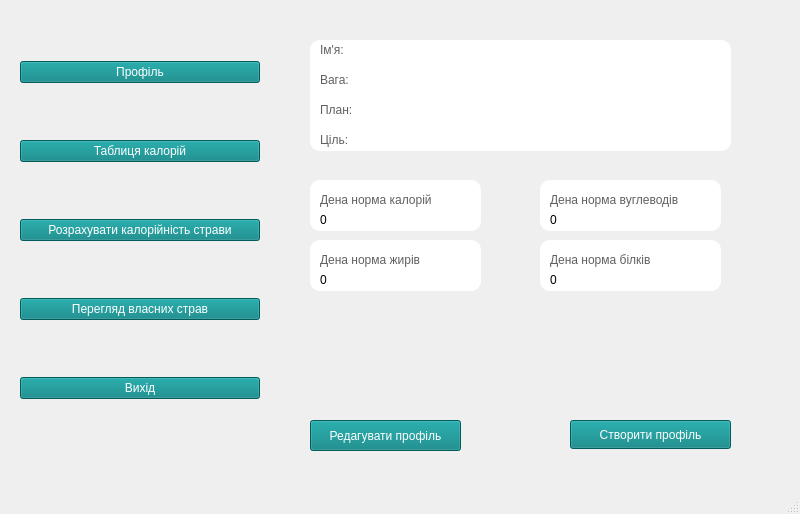
<?xml version="1.0" encoding="UTF-8"?>
<ui version="4.0">
 <class>MainWindow</class>
 <widget class="QMainWindow" name="MainWindow">
  <property name="geometry">
   <rect>
    <x>0</x>
    <y>0</y>
    <width>800</width>
    <height>514</height>
   </rect>
  </property>
  <property name="windowTitle">
   <string>MainWindow</string>
  </property>
  <property name="styleSheet">
   <string notr="true"/>
  </property>
  <widget class="QWidget" name="centralwidget">
   <widget class="QWidget" name="verticalLayoutWidget">
    <property name="geometry">
     <rect>
      <x>20</x>
      <y>10</y>
      <width>240</width>
      <height>441</height>
     </rect>
    </property>
    <layout class="QVBoxLayout" name="verticalLayout_forMainButton">
     <item>
      <widget class="QPushButton" name="pushButton_changeProfilePage">
       <property name="styleSheet">
        <string notr="true">background-color: #008080;
color: white;</string>
       </property>
       <property name="text">
        <string>Профіль</string>
       </property>
      </widget>
     </item>
     <item>
      <widget class="QPushButton" name="pushButton_openCaloriTableWindow">
       <property name="styleSheet">
        <string notr="true">background-color: #008080;
color: white;</string>
       </property>
       <property name="text">
        <string>Таблиця калорій</string>
       </property>
      </widget>
     </item>
     <item>
      <widget class="QPushButton" name="pushButton_openCalorieCalcWindow">
       <property name="styleSheet">
        <string notr="true">background-color: #008080;
color: white;</string>
       </property>
       <property name="text">
        <string>Розрахувати калорійність страви</string>
       </property>
      </widget>
     </item>
     <item>
      <widget class="QPushButton" name="pushButton_changeDishViewPage">
       <property name="styleSheet">
        <string notr="true">background-color: #008080;
color: white;</string>
       </property>
       <property name="text">
        <string>Перегляд власних страв</string>
       </property>
      </widget>
     </item>
     <item>
      <widget class="QPushButton" name="pushButton_closeApp">
       <property name="styleSheet">
        <string notr="true">background-color: #008080;
color: white;</string>
       </property>
       <property name="text">
        <string>Вихід</string>
       </property>
      </widget>
     </item>
    </layout>
   </widget>
   <widget class="QStackedWidget" name="stackedWidget_Main">
    <property name="geometry">
     <rect>
      <x>300</x>
      <y>30</y>
      <width>451</width>
      <height>441</height>
     </rect>
    </property>
    <property name="styleSheet">
     <string notr="true"/>
    </property>
    <property name="currentIndex">
     <number>0</number>
    </property>
    <widget class="QWidget" name="profile_page">
     <widget class="QPushButton" name="pushButton_changeCreateProfilePage">
      <property name="geometry">
       <rect>
        <x>270</x>
        <y>390</y>
        <width>161</width>
        <height>29</height>
       </rect>
      </property>
      <property name="styleSheet">
       <string notr="true">background-color: #008080;
color: white;</string>
      </property>
      <property name="text">
       <string>Створити профіль</string>
      </property>
     </widget>
     <widget class="QPushButton" name="pushButton_changeEditProfilePage">
      <property name="geometry">
       <rect>
        <x>10</x>
        <y>390</y>
        <width>151</width>
        <height>31</height>
       </rect>
      </property>
      <property name="styleSheet">
       <string notr="true">background-color: #008080;
color: white;</string>
      </property>
      <property name="text">
       <string>Редагувати профіль</string>
      </property>
      <property name="checkable">
       <bool>false</bool>
      </property>
     </widget>
     <widget class="QFrame" name="frame">
      <property name="geometry">
       <rect>
        <x>10</x>
        <y>10</y>
        <width>421</width>
        <height>111</height>
       </rect>
      </property>
      <property name="styleSheet">
       <string notr="true"> background-color: white;
 border: 2px solid #CCCCCC; 
border-radius: 10px;
border: none;</string>
      </property>
      <property name="frameShape">
       <enum>QFrame::StyledPanel</enum>
      </property>
      <property name="frameShadow">
       <enum>QFrame::Raised</enum>
      </property>
      <widget class="QLabel" name="label_Name">
       <property name="geometry">
        <rect>
         <x>10</x>
         <y>0</y>
         <width>63</width>
         <height>20</height>
        </rect>
       </property>
       <property name="styleSheet">
        <string notr="true">color: #606060</string>
       </property>
       <property name="text">
        <string>Ім'я:</string>
       </property>
      </widget>
      <widget class="QLabel" name="profileNamelabel">
       <property name="geometry">
        <rect>
         <x>60</x>
         <y>0</y>
         <width>121</width>
         <height>20</height>
        </rect>
       </property>
       <property name="styleSheet">
        <string notr="true">color: 000000</string>
       </property>
       <property name="text">
        <string/>
       </property>
      </widget>
      <widget class="QLabel" name="label_Weight">
       <property name="geometry">
        <rect>
         <x>10</x>
         <y>30</y>
         <width>63</width>
         <height>20</height>
        </rect>
       </property>
       <property name="styleSheet">
        <string notr="true">color: #606060</string>
       </property>
       <property name="text">
        <string>Вага:</string>
       </property>
      </widget>
      <widget class="QLabel" name="profileWeightLabel">
       <property name="geometry">
        <rect>
         <x>60</x>
         <y>30</y>
         <width>181</width>
         <height>20</height>
        </rect>
       </property>
       <property name="styleSheet">
        <string notr="true">color: 000000</string>
       </property>
       <property name="text">
        <string/>
       </property>
      </widget>
      <widget class="QLabel" name="label_Plan">
       <property name="geometry">
        <rect>
         <x>10</x>
         <y>60</y>
         <width>63</width>
         <height>20</height>
        </rect>
       </property>
       <property name="styleSheet">
        <string notr="true">color: #606060</string>
       </property>
       <property name="text">
        <string>План:</string>
       </property>
      </widget>
      <widget class="QLabel" name="profilePlanlabel">
       <property name="geometry">
        <rect>
         <x>60</x>
         <y>60</y>
         <width>131</width>
         <height>20</height>
        </rect>
       </property>
       <property name="styleSheet">
        <string notr="true">color: 000000</string>
       </property>
       <property name="text">
        <string/>
       </property>
      </widget>
      <widget class="QLabel" name="label_Goal">
       <property name="geometry">
        <rect>
         <x>10</x>
         <y>90</y>
         <width>63</width>
         <height>20</height>
        </rect>
       </property>
       <property name="styleSheet">
        <string notr="true">color: #606060</string>
       </property>
       <property name="text">
        <string>Ціль:</string>
       </property>
      </widget>
      <widget class="QLabel" name="profileGoalLabel">
       <property name="geometry">
        <rect>
         <x>60</x>
         <y>90</y>
         <width>111</width>
         <height>20</height>
        </rect>
       </property>
       <property name="styleSheet">
        <string notr="true">color: 000000</string>
       </property>
       <property name="text">
        <string/>
       </property>
      </widget>
     </widget>
     <widget class="QFrame" name="frame_2">
      <property name="geometry">
       <rect>
        <x>10</x>
        <y>150</y>
        <width>171</width>
        <height>51</height>
       </rect>
      </property>
      <property name="styleSheet">
       <string notr="true"> background-color: white;
 border: 2px solid #CCCCCC; 
border-radius: 10px;
border: none;</string>
      </property>
      <property name="frameShape">
       <enum>QFrame::StyledPanel</enum>
      </property>
      <property name="frameShadow">
       <enum>QFrame::Raised</enum>
      </property>
      <widget class="QLabel" name="label_calorieNorm">
       <property name="geometry">
        <rect>
         <x>10</x>
         <y>10</y>
         <width>151</width>
         <height>20</height>
        </rect>
       </property>
       <property name="styleSheet">
        <string notr="true">color: #606060</string>
       </property>
       <property name="text">
        <string>Дена норма калорій</string>
       </property>
      </widget>
      <widget class="QLabel" name="label_caloricDayNorm">
       <property name="geometry">
        <rect>
         <x>10</x>
         <y>30</y>
         <width>71</width>
         <height>20</height>
        </rect>
       </property>
       <property name="styleSheet">
        <string notr="true">color: 000000</string>
       </property>
       <property name="text">
        <string>0</string>
       </property>
      </widget>
     </widget>
     <widget class="QFrame" name="frame_4">
      <property name="geometry">
       <rect>
        <x>240</x>
        <y>210</y>
        <width>181</width>
        <height>51</height>
       </rect>
      </property>
      <property name="styleSheet">
       <string notr="true"> background-color: white;
 border: 2px solid #CCCCCC; 
border-radius: 10px;
border: none;</string>
      </property>
      <property name="frameShape">
       <enum>QFrame::StyledPanel</enum>
      </property>
      <property name="frameShadow">
       <enum>QFrame::Raised</enum>
      </property>
      <widget class="QLabel" name="label_proteinNorm">
       <property name="geometry">
        <rect>
         <x>10</x>
         <y>10</y>
         <width>161</width>
         <height>20</height>
        </rect>
       </property>
       <property name="styleSheet">
        <string notr="true">color: #606060</string>
       </property>
       <property name="text">
        <string>Дена норма білків</string>
       </property>
      </widget>
      <widget class="QLabel" name="label_proteinDayNorm">
       <property name="geometry">
        <rect>
         <x>10</x>
         <y>30</y>
         <width>63</width>
         <height>20</height>
        </rect>
       </property>
       <property name="styleSheet">
        <string notr="true">color: 000000</string>
       </property>
       <property name="text">
        <string>0</string>
       </property>
      </widget>
     </widget>
     <widget class="QFrame" name="frame_5">
      <property name="geometry">
       <rect>
        <x>240</x>
        <y>150</y>
        <width>181</width>
        <height>51</height>
       </rect>
      </property>
      <property name="styleSheet">
       <string notr="true"> background-color: white;
 border: 2px solid #CCCCCC; 
border-radius: 10px;
border: none;</string>
      </property>
      <property name="frameShape">
       <enum>QFrame::StyledPanel</enum>
      </property>
      <property name="frameShadow">
       <enum>QFrame::Raised</enum>
      </property>
      <widget class="QLabel" name="label_carbonohydrateNorm">
       <property name="geometry">
        <rect>
         <x>10</x>
         <y>10</y>
         <width>171</width>
         <height>20</height>
        </rect>
       </property>
       <property name="styleSheet">
        <string notr="true">color: #606060</string>
       </property>
       <property name="text">
        <string>Дена норма вуглеводів</string>
       </property>
      </widget>
      <widget class="QLabel" name="label_carbohydrateDayNorm">
       <property name="geometry">
        <rect>
         <x>10</x>
         <y>30</y>
         <width>63</width>
         <height>20</height>
        </rect>
       </property>
       <property name="styleSheet">
        <string notr="true">color: 000000</string>
       </property>
       <property name="text">
        <string>0</string>
       </property>
      </widget>
     </widget>
     <widget class="QFrame" name="frame_6">
      <property name="geometry">
       <rect>
        <x>10</x>
        <y>210</y>
        <width>171</width>
        <height>51</height>
       </rect>
      </property>
      <property name="styleSheet">
       <string notr="true"> background-color: white;
 border: 2px solid #CCCCCC; 
border-radius: 10px;
border: none;</string>
      </property>
      <property name="frameShape">
       <enum>QFrame::StyledPanel</enum>
      </property>
      <property name="frameShadow">
       <enum>QFrame::Raised</enum>
      </property>
      <widget class="QLabel" name="label_fatNorm">
       <property name="geometry">
        <rect>
         <x>10</x>
         <y>10</y>
         <width>161</width>
         <height>20</height>
        </rect>
       </property>
       <property name="styleSheet">
        <string notr="true">color: #606060</string>
       </property>
       <property name="text">
        <string>Дена норма жирів</string>
       </property>
      </widget>
      <widget class="QLabel" name="label_fatDayNorm">
       <property name="geometry">
        <rect>
         <x>10</x>
         <y>30</y>
         <width>63</width>
         <height>20</height>
        </rect>
       </property>
       <property name="styleSheet">
        <string notr="true">color: 000000;
</string>
       </property>
       <property name="text">
        <string>0</string>
       </property>
      </widget>
     </widget>
    </widget>
    <widget class="QWidget" name="profileEdit_page">
     <widget class="QLabel" name="label_editGoal">
      <property name="geometry">
       <rect>
        <x>20</x>
        <y>210</y>
        <width>231</width>
        <height>20</height>
       </rect>
      </property>
      <property name="text">
       <string>Введіть бажаний результат(кг)</string>
      </property>
     </widget>
     <widget class="QLineEdit" name="lineEdit_editUserName">
      <property name="geometry">
       <rect>
        <x>20</x>
        <y>40</y>
        <width>161</width>
        <height>31</height>
       </rect>
      </property>
     </widget>
     <widget class="QLabel" name="label_editName">
      <property name="geometry">
       <rect>
        <x>20</x>
        <y>10</y>
        <width>131</width>
        <height>20</height>
       </rect>
      </property>
      <property name="text">
       <string>Введіть ім'я</string>
      </property>
     </widget>
     <widget class="QLabel" name="label_editWeight">
      <property name="geometry">
       <rect>
        <x>20</x>
        <y>80</y>
        <width>151</width>
        <height>20</height>
       </rect>
      </property>
      <property name="text">
       <string>Введіть вагу(кг)</string>
      </property>
     </widget>
     <widget class="QComboBox" name="comboBox_editUserPlan">
      <property name="geometry">
       <rect>
        <x>20</x>
        <y>170</y>
        <width>161</width>
        <height>31</height>
       </rect>
      </property>
     </widget>
     <widget class="QLineEdit" name="lineEdit_editUserWeight">
      <property name="geometry">
       <rect>
        <x>20</x>
        <y>100</y>
        <width>161</width>
        <height>31</height>
       </rect>
      </property>
     </widget>
     <widget class="QLineEdit" name="lineEdit_editUserGoal">
      <property name="geometry">
       <rect>
        <x>20</x>
        <y>240</y>
        <width>161</width>
        <height>31</height>
       </rect>
      </property>
     </widget>
     <widget class="QLabel" name="label_editPlan">
      <property name="geometry">
       <rect>
        <x>20</x>
        <y>140</y>
        <width>101</width>
        <height>20</height>
       </rect>
      </property>
      <property name="text">
       <string>Оберіть план</string>
      </property>
     </widget>
     <widget class="QPushButton" name="pushButton_editProfile">
      <property name="geometry">
       <rect>
        <x>270</x>
        <y>380</y>
        <width>161</width>
        <height>31</height>
       </rect>
      </property>
      <property name="styleSheet">
       <string notr="true">background-color: #008080;
color: white;</string>
      </property>
      <property name="text">
       <string>Редагувати профіль</string>
      </property>
     </widget>
     <widget class="QPushButton" name="pushButton_cancelProfileEdit">
      <property name="geometry">
       <rect>
        <x>20</x>
        <y>380</y>
        <width>151</width>
        <height>31</height>
       </rect>
      </property>
      <property name="styleSheet">
       <string notr="true">background-color: #008080;
color: white;</string>
      </property>
      <property name="text">
       <string>Скасувати</string>
      </property>
     </widget>
    </widget>
    <widget class="QWidget" name="profileCreate_page">
     <widget class="QLineEdit" name="lineEdit_enterUserName">
      <property name="geometry">
       <rect>
        <x>30</x>
        <y>80</y>
        <width>161</width>
        <height>31</height>
       </rect>
      </property>
     </widget>
     <widget class="QLineEdit" name="lineEdit_enterUserWeight">
      <property name="geometry">
       <rect>
        <x>30</x>
        <y>140</y>
        <width>161</width>
        <height>31</height>
       </rect>
      </property>
     </widget>
     <widget class="QLineEdit" name="lineEdit_enterUserGoal">
      <property name="geometry">
       <rect>
        <x>30</x>
        <y>280</y>
        <width>161</width>
        <height>31</height>
       </rect>
      </property>
     </widget>
     <widget class="QLabel" name="label_enterWeight">
      <property name="geometry">
       <rect>
        <x>30</x>
        <y>120</y>
        <width>151</width>
        <height>20</height>
       </rect>
      </property>
      <property name="text">
       <string>Введіть вашу вагу(кг)</string>
      </property>
     </widget>
     <widget class="QLabel" name="label_choosePlan">
      <property name="geometry">
       <rect>
        <x>30</x>
        <y>180</y>
        <width>101</width>
        <height>20</height>
       </rect>
      </property>
      <property name="text">
       <string>Оберіть план</string>
      </property>
     </widget>
     <widget class="QLabel" name="label_enterName">
      <property name="geometry">
       <rect>
        <x>30</x>
        <y>50</y>
        <width>131</width>
        <height>20</height>
       </rect>
      </property>
      <property name="text">
       <string>Введіть ваше ім'я</string>
      </property>
     </widget>
     <widget class="QLabel" name="label_enretGoal">
      <property name="geometry">
       <rect>
        <x>30</x>
        <y>250</y>
        <width>231</width>
        <height>20</height>
       </rect>
      </property>
      <property name="text">
       <string>Введіть бажаний результат(кг)</string>
      </property>
     </widget>
     <widget class="QComboBox" name="comboBox_changeUserPlan">
      <property name="geometry">
       <rect>
        <x>30</x>
        <y>210</y>
        <width>161</width>
        <height>31</height>
       </rect>
      </property>
     </widget>
     <widget class="QPushButton" name="pushButton_createProfile">
      <property name="geometry">
       <rect>
        <x>250</x>
        <y>380</y>
        <width>181</width>
        <height>31</height>
       </rect>
      </property>
      <property name="styleSheet">
       <string notr="true">background-color: #008080;
color: white;</string>
      </property>
      <property name="text">
       <string>Створити профіль</string>
      </property>
     </widget>
    </widget>
   </widget>
  </widget>
  <widget class="QMenuBar" name="menubar">
   <property name="geometry">
    <rect>
     <x>0</x>
     <y>0</y>
     <width>800</width>
     <height>25</height>
    </rect>
   </property>
   <property name="styleSheet">
    <string notr="true"/>
   </property>
  </widget>
  <widget class="QStatusBar" name="statusbar">
   <property name="styleSheet">
    <string notr="true"/>
   </property>
  </widget>
 </widget>
 <resources/>
 <connections/>
</ui>
